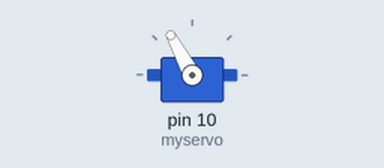
Simulated run of this sketch. Board: Arduino Uno, built with avr-gcc and run on an emulated ATmega328P. Parts: servo.

Above: at 0.3 s.
Timing chart, 0 to 1.8 s (numbered marks = the images above):
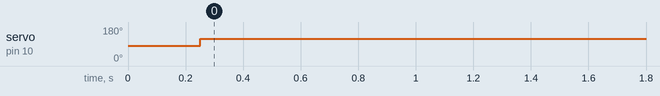

The sketch:

ServoSnoozer.ino
```cpp
#include <Servo.h>

Servo myservo;  // create servo object to control a servo
Servo myservo1;

int potpin= 0;  // analog pin used to connect the potentiometer
int Potval;    // variable to read the value from the analog pin
unsigned long TimeSet;
int ServoDegree=80;
void ButtonClick(void);
void setup() {
myservo.attach(10);  // attaches the servo on pin 9 to the servo object

}

void loop() {

 ReadInputs();

 ButtonClick();
 delay(TimeSet);

}

void ButtonClick(void)
{

  myservo.write(ServoDegree);
  delay(250);
  myservo.write(120);
  myservo.write(118);// Use a second value to return the gears a bit to avoid the shaking noise

}


void ReadInputs(void)
{
  TimeSet = analogRead(potpin);
 TimeSet = map(TimeSet, 0, 1023, 60, 360);
 TimeSet= TimeSet*1000;
}
```

Measured:
- by itself, servo on pin 10 (myservo): 80° → 118° at 0.25 s
